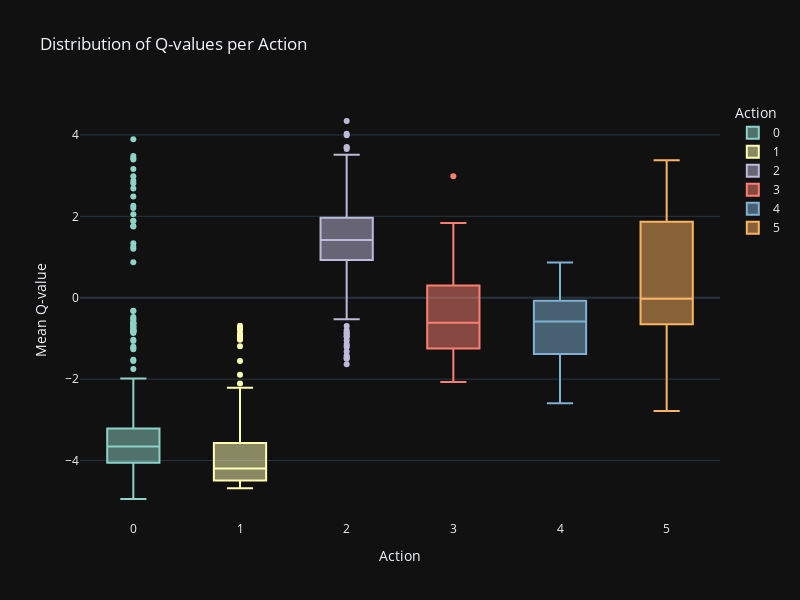

Notebook code cell kept with this figure:
### Code cell
# Distribution of Q-values per Action
fig = px.box(actions_per_episode, x='action', y='q_values_mean',
              title='Distribution of Q-values per Action',
              labels={'action': 'Action', 'q_values_mean': 'Mean Q-value'},
              color='action',  # Color by action for better distinction
              color_discrete_sequence=px.colors.qualitative.Set3)

fig.update_layout(width=800, height=600)

fig.show()

### Figure 1 — Plotly figure (JSON) as saved in the notebook; plotly's stock layout.template omitted (floating-point values rounded to 4 significant figures; data arrays with more than 128 entries replaced by an {"elided": "..."} marker saying what was removed)
{"data": [{"alignmentgroup": "True", "hovertemplate": "Action=%{x}<br>Mean Q-value=%{y}<extra></extra>", "legendgroup": "0", "marker": {"color": "rgb(141,211,199)"}, "name": "0", "notched": false, "offsetgroup": "0", "orientation": "v", "showlegend": true, "x": {"elided": "599 int values"}, "x0": " ", "xaxis": "x", "y": {"elided": "599 float values"}, "y0": " ", "yaxis": "y", "type": "box"}, {"alignmentgroup": "True", "hovertemplate": "Action=%{x}<br>Mean Q-value=%{y}<extra></extra>", "legendgroup": "1", "marker": {"color": "rgb(255,255,179)"}, "name": "1", "notched": false, "offsetgroup": "1", "orientation": "v", "showlegend": true, "x": {"elided": "1100 int values"}, "x0": " ", "xaxis": "x", "y": {"elided": "1100 float values"}, "y0": " ", "yaxis": "y", "type": "box"}, {"alignmentgroup": "True", "hovertemplate": "Action=%{x}<br>Mean Q-value=%{y}<extra></extra>", "legendgroup": "2", "marker": {"color": "rgb(190,186,218)"}, "name": "2", "notched": false, "offsetgroup": "2", "orientation": "v", "showlegend": true, "x": {"elided": "412 int values"}, "x0": " ", "xaxis": "x", "y": {"elided": "412 float values"}, "y0": " ", "yaxis": "y", "type": "box"}, {"alignmentgroup": "True", "hovertemplate": "Action=%{x}<br>Mean Q-value=%{y}<extra></extra>", "legendgroup": "3", "marker": {"color": "rgb(251,128,114)"}, "name": "3", "notched": false, "offsetgroup": "3", "orientation": "v", "showlegend": true, "x": [3, 3, 3, 3, 3, 3, 3, 3, 3, 3, 3, 3, 3, 3, 3, 3, 3, 3, 3, 3, 3, 3, 3], "x0": " ", "xaxis": "x", "y": [-1.092, -2.068, 0.3901, -0.7475, 0.5622, -0.4596, -0.31, -0.1372, -1.049, -0.6134, -0.3078, -1.84, 1.281, -1.224, -1.528, -1.423, 0.03366, -1.254, 0.4479, -1.222, -1.616, 2.982, 1.834], "y0": " ", "yaxis": "y", "type": "box"}, {"alignmentgroup": "True", "hovertemplate": "Action=%{x}<br>Mean Q-value=%{y}<extra></extra>", "legendgroup": "4", "marker": {"color": "rgb(128,177,211)"}, "name": "4", "notched": false, "offsetgroup": "4", "orientation": "v", "showlegend": true, "x": [4, 4, 4, 4, 4, 4, 4, 4, 4, 4, 4, 4, 4, 4, 4, 4, 4, 4], "x0": " ", "xaxis": "x", "y": [-0.04389, -2.37, -0.3773, -1.047, -1.992, -0.5916, 0.0622, -1.08, -0.07427, 0.8657, -2.594, -1.382, -1.204, -0.5799, 0.7911, -2.231, -0.4471, -0.1026], "y0": " ", "yaxis": "y", "type": "box"}, {"alignmentgroup": "True", "hovertemplate": "Action=%{x}<br>Mean Q-value=%{y}<extra></extra>", "legendgroup": "5", "marker": {"color": "rgb(253,180,98)"}, "name": "5", "notched": false, "offsetgroup": "5", "orientation": "v", "showlegend": true, "x": [5, 5, 5, 5, 5, 5, 5, 5, 5, 5, 5, 5, 5, 5, 5, 5, 5, 5, 5, 5, 5, 5, 5, 5, 5, 5, 5, 5, 5], "x0": " ", "xaxis": "x", "y": [0.7627, -0.3154, -0.4529, -0.7564, 2.444, -0.1939, 0.764, -0.401, 0.1298, 0.07433, 0.2594, -1.735, -0.2471, -1.225, -1.051, -1.105, -0.02359, 0.8351, -1.104, -0.3411, -0.6129, -2.783, 2.56, 2.312, 2.842, 3.38, 2.418, 1.716, 3.141], "y0": " ", "yaxis": "y", "type": "box"}], "layout": {"xaxis": {"anchor": "y", "domain": [0.0, 1.0], "title": {"text": "Action"}, "categoryorder": "array", "categoryarray": [0, 1, 2, 3, 4, 5]}, "yaxis": {"anchor": "x", "domain": [0.0, 1.0], "title": {"text": "Mean Q-value"}}, "legend": {"title": {"text": "Action"}, "tracegroupgap": 0}, "title": {"text": "Distribution of Q-values per Action"}, "boxmode": "overlay", "width": 800, "height": 600}}
